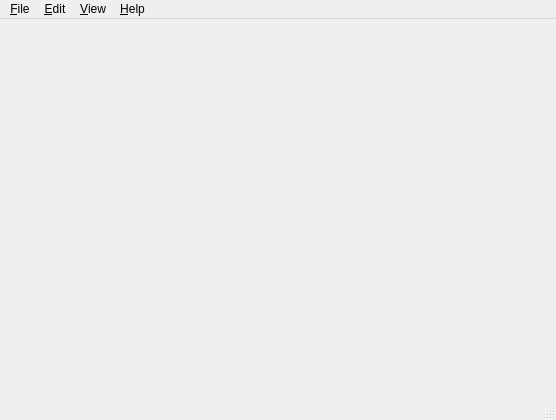
<?xml version="1.0" encoding="UTF-8"?>
<ui version="4.0">
 <class>MainWindow</class>
 <widget class="QMainWindow" name="MainWindow">
  <property name="geometry">
   <rect>
    <x>0</x>
    <y>0</y>
    <width>556</width>
    <height>420</height>
   </rect>
  </property>
  <property name="minimumSize">
   <size>
    <width>400</width>
    <height>300</height>
   </size>
  </property>
  <property name="windowTitle">
   <string>MainWindow</string>
  </property>
  <widget class="QWidget" name="centralwidget">
   <layout class="QVBoxLayout" name="verticalLayout">
    <property name="leftMargin">
     <number>0</number>
    </property>
    <property name="topMargin">
     <number>0</number>
    </property>
    <property name="rightMargin">
     <number>0</number>
    </property>
    <property name="bottomMargin">
     <number>0</number>
    </property>
    <item>
     <widget class="QTabWidget" name="tabWidget">
      <property name="styleSheet">
       <string notr="true">QTabBar::tab { max-width: 180px; }</string>
      </property>
      <property name="tabShape">
       <enum>QTabWidget::Rounded</enum>
      </property>
      <property name="currentIndex">
       <number>-1</number>
      </property>
      <property name="elideMode">
       <enum>Qt::ElideRight</enum>
      </property>
      <property name="documentMode">
       <bool>true</bool>
      </property>
      <property name="tabsClosable">
       <bool>true</bool>
      </property>
      <property name="movable">
       <bool>true</bool>
      </property>
     </widget>
    </item>
   </layout>
  </widget>
  <widget class="QStatusBar" name="statusbar"/>
  <widget class="QMenuBar" name="menubar">
   <property name="geometry">
    <rect>
     <x>0</x>
     <y>0</y>
     <width>556</width>
     <height>25</height>
    </rect>
   </property>
   <widget class="QMenu" name="menuFile">
    <property name="title">
     <string>&amp;File</string>
    </property>
    <addaction name="actionNewTab"/>
    <addaction name="actionNewWindow"/>
    <addaction name="actionOpenFile"/>
    <addaction name="separator"/>
    <addaction name="actionRecentFile0"/>
    <addaction name="actionRecentFile1"/>
    <addaction name="actionRecentFile2"/>
    <addaction name="actionRecentFile3"/>
    <addaction name="actionRecentFile4"/>
    <addaction name="actionCloseTab"/>
    <addaction name="separator"/>
    <addaction name="actionQuit"/>
   </widget>
   <widget class="QMenu" name="menuEdit">
    <property name="title">
     <string>&amp;Edit</string>
    </property>
    <addaction name="actionUndo"/>
    <addaction name="actionRedo"/>
    <addaction name="separator"/>
    <addaction name="actionCut"/>
    <addaction name="actionCopy"/>
    <addaction name="actionPaste"/>
    <addaction name="actionDelete"/>
    <addaction name="separator"/>
    <addaction name="actionAddBookmark"/>
   </widget>
   <widget class="QMenu" name="menuView">
    <property name="title">
     <string>&amp;View</string>
    </property>
    <widget class="QMenu" name="menuRotateView">
     <property name="title">
      <string>Rotate &amp;View</string>
     </property>
     <addaction name="actionRotateLeft"/>
     <addaction name="actionRotateRight"/>
    </widget>
    <widget class="QMenu" name="menuPageNavigation">
     <property name="enabled">
      <bool>false</bool>
     </property>
     <property name="title">
      <string>Page &amp;Navigation</string>
     </property>
     <addaction name="actionFirstPage"/>
    </widget>
    <widget class="QMenu" name="menuZoom">
     <property name="title">
      <string>&amp;Zoom</string>
     </property>
     <addaction name="actionZoomTo"/>
     <addaction name="actionZoomIn"/>
     <addaction name="actionZoomOut"/>
    </widget>
    <addaction name="menuRotateView"/>
    <addaction name="menuPageNavigation"/>
    <addaction name="separator"/>
    <addaction name="menuZoom"/>
   </widget>
   <widget class="QMenu" name="menuHelp">
    <property name="title">
     <string>&amp;Help</string>
    </property>
    <addaction name="actionAboutGather"/>
   </widget>
   <addaction name="menuFile"/>
   <addaction name="menuEdit"/>
   <addaction name="menuView"/>
   <addaction name="menuHelp"/>
  </widget>
  <action name="actionOpenFile">
   <property name="text">
    <string>&amp;Open File</string>
   </property>
   <property name="shortcut">
    <string>Ctrl+O</string>
   </property>
  </action>
  <action name="actionCut">
   <property name="enabled">
    <bool>false</bool>
   </property>
   <property name="text">
    <string>Cu&amp;t</string>
   </property>
   <property name="shortcut">
    <string>Ctrl+X</string>
   </property>
  </action>
  <action name="actionCopy">
   <property name="enabled">
    <bool>false</bool>
   </property>
   <property name="text">
    <string>Co&amp;py</string>
   </property>
   <property name="shortcut">
    <string>Ctrl+C</string>
   </property>
  </action>
  <action name="actionPaste">
   <property name="enabled">
    <bool>false</bool>
   </property>
   <property name="text">
    <string>P&amp;aste</string>
   </property>
   <property name="shortcut">
    <string>Ctrl+V</string>
   </property>
  </action>
  <action name="actionDelete">
   <property name="enabled">
    <bool>false</bool>
   </property>
   <property name="text">
    <string>&amp;Delete</string>
   </property>
   <property name="shortcut">
    <string/>
   </property>
  </action>
  <action name="actionRotateLeft">
   <property name="enabled">
    <bool>false</bool>
   </property>
   <property name="text">
    <string>Rotate &amp;Left</string>
   </property>
   <property name="shortcut">
    <string>Ctrl+Left</string>
   </property>
  </action>
  <action name="actionRotateRight">
   <property name="enabled">
    <bool>false</bool>
   </property>
   <property name="text">
    <string>Rotate &amp;Right</string>
   </property>
   <property name="shortcut">
    <string>Ctrl+Right</string>
   </property>
  </action>
  <action name="actionAboutGather">
   <property name="text">
    <string>About &amp;Gather</string>
   </property>
  </action>
  <action name="actionQuit">
   <property name="text">
    <string>&amp;Quit</string>
   </property>
   <property name="shortcut">
    <string>Ctrl+Q</string>
   </property>
  </action>
  <action name="actionRecentFile0">
   <property name="text">
    <string>Recent File &amp;1</string>
   </property>
  </action>
  <action name="actionRecentFile1">
   <property name="text">
    <string>Recent File &amp;2</string>
   </property>
  </action>
  <action name="actionRecentFile2">
   <property name="text">
    <string>Recent File &amp;3</string>
   </property>
  </action>
  <action name="actionRecentFile3">
   <property name="text">
    <string>Recent File &amp;4</string>
   </property>
  </action>
  <action name="actionRecentFile4">
   <property name="text">
    <string>Recent File &amp;5</string>
   </property>
  </action>
  <action name="actionNewTab">
   <property name="text">
    <string>New &amp;Tab</string>
   </property>
   <property name="shortcut">
    <string>Ctrl+T</string>
   </property>
  </action>
  <action name="actionNewWindow">
   <property name="text">
    <string>&amp;New Window</string>
   </property>
   <property name="shortcut">
    <string>Ctrl+N</string>
   </property>
  </action>
  <action name="actionCloseTab">
   <property name="text">
    <string>&amp;Close Tab</string>
   </property>
   <property name="shortcut">
    <string>Ctrl+W</string>
   </property>
  </action>
  <action name="actionFirstPage">
   <property name="text">
    <string>&amp;First Page</string>
   </property>
  </action>
  <action name="actionZoomIn">
   <property name="enabled">
    <bool>false</bool>
   </property>
   <property name="text">
    <string>Zoom &amp;In</string>
   </property>
   <property name="shortcut">
    <string>Ctrl++</string>
   </property>
  </action>
  <action name="actionZoomOut">
   <property name="enabled">
    <bool>false</bool>
   </property>
   <property name="text">
    <string>Zoom &amp;Out</string>
   </property>
   <property name="shortcut">
    <string>Ctrl+-</string>
   </property>
  </action>
  <action name="actionZoomTo">
   <property name="enabled">
    <bool>false</bool>
   </property>
   <property name="text">
    <string>Zoom &amp;To</string>
   </property>
   <property name="shortcut">
    <string>Ctrl+M</string>
   </property>
  </action>
  <action name="actionRedo">
   <property name="enabled">
    <bool>false</bool>
   </property>
   <property name="text">
    <string>&amp;Redo</string>
   </property>
   <property name="shortcut">
    <string>Ctrl+Y</string>
   </property>
  </action>
  <action name="actionUndo">
   <property name="enabled">
    <bool>false</bool>
   </property>
   <property name="text">
    <string>&amp;Undo</string>
   </property>
   <property name="shortcut">
    <string>Ctrl+Z</string>
   </property>
  </action>
  <action name="actionAddBookmark">
   <property name="enabled">
    <bool>false</bool>
   </property>
   <property name="text">
    <string>Add Boo&amp;kmark</string>
   </property>
   <property name="shortcut">
    <string>Ctrl+B</string>
   </property>
  </action>
 </widget>
 <resources/>
 <connections/>
</ui>
